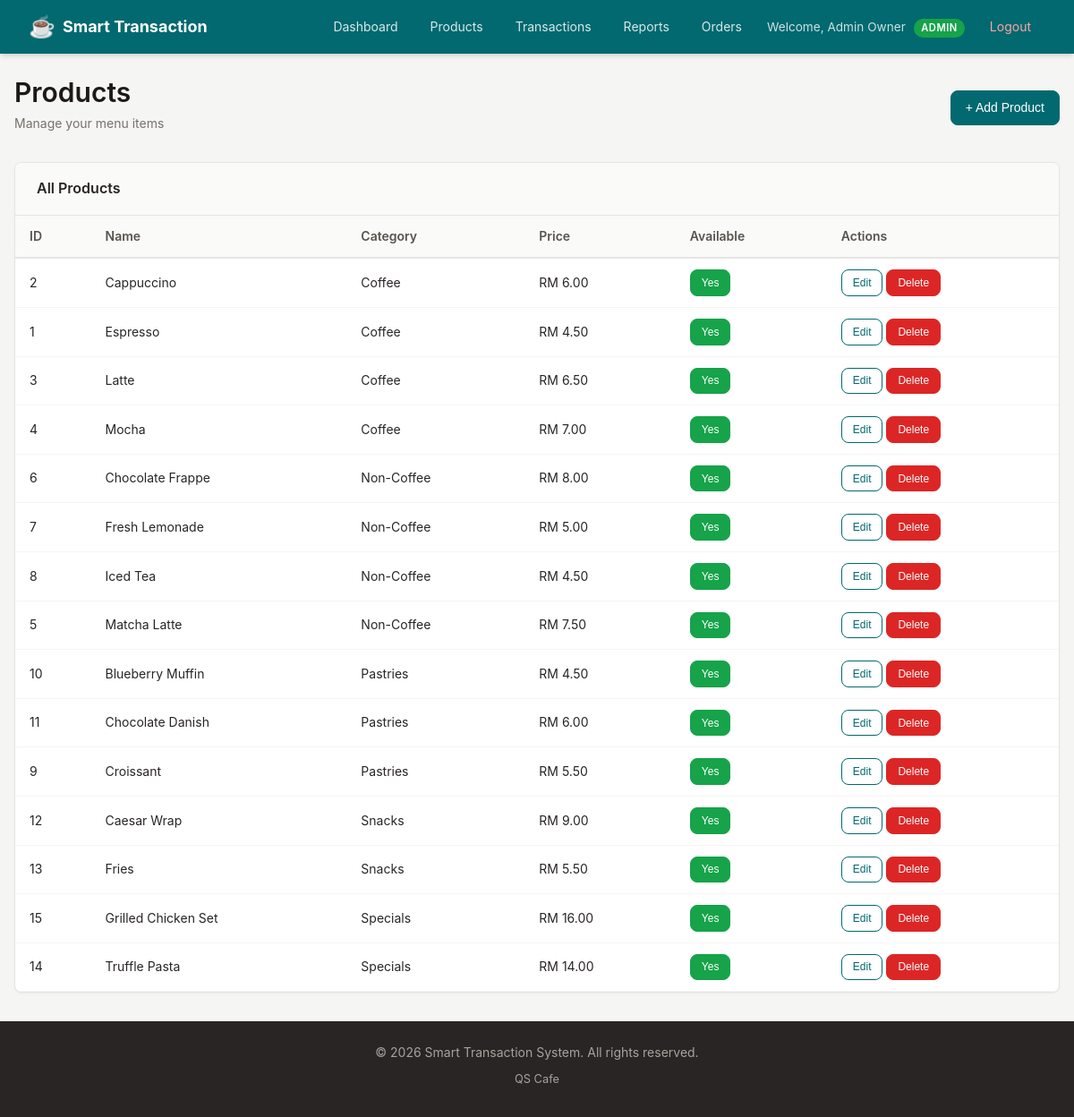
/admin/products.php (signed in), run on the app's committed database.
### tables this page shows
CREATE TABLE products (
    id INT AUTO_INCREMENT PRIMARY KEY,
    category_id INT NOT NULL,
    name VARCHAR(200) NOT NULL,
    description TEXT DEFAULT NULL,
    price DECIMAL(10,2) NOT NULL,
    image_url VARCHAR(255) DEFAULT NULL,
    is_available TINYINT(1) NOT NULL DEFAULT 1,
    created_at TIMESTAMP DEFAULT CURRENT_TIMESTAMP,
    FOREIGN KEY (category_id) REFERENCES categories(id) ON DELETE CASCADE
);

CREATE TABLE categories (
    id INT AUTO_INCREMENT PRIMARY KEY,
    name VARCHAR(100) NOT NULL,
    description TEXT DEFAULT NULL,
    is_active TINYINT(1) NOT NULL DEFAULT 1
);

### includes/admin_auth.php (called while the page is built, shortened)
<?php
function isAdminLoggedIn(): bool
{
    return isset($_SESSION['admin_logged_in']) && $_SESSION['admin_logged_in'] === true;
}
function isAdminOrCustomerLoggedIn(): bool
{
    return isAdminLoggedIn() || (isset($_SESSION['customer_logged_in']) && $_SESSION['customer_logged_in'] === true);
}

### admin/products.php (the view, shortened to what this page needs)
<?php
require_once __DIR__ . '/../includes/admin_auth.php';
try {
    $pdo = getDBConnection();
    $products = $pdo->query('SELECT p.*, c.name AS category_name FROM products p JOIN categories c ON p.category_id = c.id ORDER BY p.category_id, p.name')->fetchAll();
} catch (PDOException $e) {
    $error = 'Unable to load data.';
}
include __DIR__ . '/../includes/header.php';
?>
<div class="page-header d-flex justify-between align-center">
    <div>
        <h1>Products</h1>
        <p>Manage your menu items</p>
    </div>
    <button class="btn btn-primary" onclick="document.getElementById('productForm').style.display='block'; document.getElementById('formTitle').textContent='Add Product'; document.getElementById('saveProduct').value=''; document.getElementById('name').value=''; document.getElementById('category_id').value=''; document.getElementById('price').value=''; document.getElementById('description').value='';">+ Add Product</button>
</div>
<div class="card">
    <div class="card-header">All Products</div>
    <div class="card-body" style="padding: 0;">
        <div class="table-container">
            <table>
                <thead>
                    <tr>
                        <th>ID</th>
                        <th>Name</th>
                        <th>Category</th>
                        <th>Price</th>
                        <th>Available</th>
                        <th>Actions</th>
                    </tr>
                </thead>
                <tbody>
                    <?php foreach ($products as $product): ?>
                        <tr>
                            <td><?php echo (int) $product['id']; ?></td>
                            <td><?php echo htmlspecialchars($product['name']); ?></td>
                            <td><?php echo htmlspecialchars($product['category_name']); ?></td>
                            <td>RM <?php echo number_format((float) $product['price'], 2); ?></td>
                            <td>
                                <form method="POST" action="" style="display: inline;">
                                    <button type="submit" name="toggle_available" value="1" class="btn btn-sm <?php echo $product['is_available'] ? 'btn-success' : 'btn-secondary'; ?>">
                                        <?php echo $product['is_available'] ? 'Yes' : 'No'; ?>
                                    </button>
                                </form>
                            </td>
                            <td>
                                <button class="btn btn-sm btn-outline" onclick="editProduct(<?php echo (int) $product['id']; ?>, '<?php echo htmlspecialchars(addslashes($product['name'])); ?>', <?php echo (int) $product['category_id']; ?>, <?php echo (float) $product['price']; ?>, '<?php echo htmlspecialchars(addslashes($product['description'] ?? '')); ?>')">Edit</button>
                                <form method="POST" action="" style="display: inline;" onsubmit="return confirm('Delete this product?');">
                                    <button type="submit" name="delete_product" value="1" class="btn btn-sm btn-danger">Delete</button>
                                </form>
                            </td>
                        </tr>
                    <?php endforeach; ?>
                </tbody>
            </table>
        </div>
    </div>
</div>
<?php include __DIR__ . '/../includes/footer.php'; ?>

### includes/header.php (shortened to what this page needs)
<!DOCTYPE html>
<html lang="en">
<head>
    <link rel="stylesheet" href="/smart-transaction/assets/css/style.css">
</head>
<body>
<nav class="navbar">
    <div class="container">
        <a href="/smart-transaction/index.php" class="navbar-brand">
            <span class="brand-icon">&#9749;</span>
            Smart Transaction
        </a>
        <ul class="navbar-nav" id="navbarNav">
            <?php if (isset($_SESSION['role']) && in_array($_SESSION['role'], ['admin', 'staff'])): ?>
                <?php if (isset($_SESSION['admin_role']) && $_SESSION['admin_role'] === 'admin'): ?>
                    <li class="nav-item"><a href="/smart-transaction/admin/dashboard.php" class="nav-link">Dashboard</a></li>
                    <li class="nav-item"><a href="/smart-transaction/admin/products.php" class="nav-link">Products</a></li>
                    <li class="nav-item"><a href="/smart-transaction/admin/transactions.php" class="nav-link">Transactions</a></li>
                    <li class="nav-item"><a href="/smart-transaction/admin/reports.php" class="nav-link">Reports</a></li>
                <?php endif; ?>
                <li class="nav-item"><a href="/smart-transaction/admin/orders.php" class="nav-link">Orders</a></li>
                <?php if (isAdminOrCustomerLoggedIn()): ?>
                    <li class="nav-item">
                        <span style="color: rgba(255,255,255,0.8); font-size: 0.85rem; padding: 0.5rem;">
                            Welcome, <?php echo htmlspecialchars($_SESSION['user_name'] ?? ''); ?>
                            <?php if (isset($_SESSION['admin_role'])): ?>
                                <span class="role-badge role-<?php echo $_SESSION['admin_role']; ?>">
                                    <?php echo htmlspecialchars(ucfirst($_SESSION['admin_role'])); ?>
                                </span>
                            <?php endif; ?>
                        </span>
                    </li>
                    <li class="nav-item">
                        <a href="/smart-transaction/auth/logout.php" class="nav-link logout-link">Logout</a>
                    </li>
                <?php endif; ?>
            <?php endif; ?>
        </ul>
    </div>
</nav>
<main class="container" style="padding-top: 1.5rem; padding-bottom: 2rem;">

### includes/footer.php (shortened to what this page needs)
</main>
<footer class="footer">
    <div class="container">
        <p>&copy; <?php echo date('Y'); ?> Smart Transaction System. All rights reserved.</p>
        <p style="margin-top: 0.25rem; font-size: 0.8rem;">QS Cafe</p>
    </div>
</footer>
</body>
</html>

### data on the page
products: id "2", name "Cappuccino", category.name "Coffee", price "6.00", is_available "Yes"
products: id "1", name "Espresso", category.name "Coffee", price "4.50", is_available "Yes"
products: id "3", name "Latte", category.name "Coffee", price "6.50", is_available "Yes"
products: id "4", name "Mocha", category.name "Coffee", price "7.00", is_available "Yes"
products: id "6", name "Chocolate Frappe", category.name "Non-Coffee", price "8.00", is_available "Yes"
products: id "7", name "Fresh Lemonade", category.name "Non-Coffee", price "5.00", is_available "Yes"
products: id "8", name "Iced Tea", category.name "Non-Coffee", price "4.50", is_available "Yes"
products: id "5", name "Matcha Latte", category.name "Non-Coffee", price "7.50", is_available "Yes"
products: id "10", name "Blueberry Muffin", category.name "Pastries", price "4.50", is_available "Yes"
products: id "11", name "Chocolate Danish", category.name "Pastries", price "6.00", is_available "Yes"
products: id "9", name "Croissant", category.name "Pastries", price "5.50", is_available "Yes"
products: id "12", name "Caesar Wrap", category.name "Snacks", price "9.00", is_available "Yes"
products: id "13", name "Fries", category.name "Snacks", price "5.50", is_available "Yes"
products: id "15", name "Grilled Chicken Set", category.name "Specials", price "16.00", is_available "Yes"
products: id "14", name "Truffle Pasta", category.name "Specials", price "14.00", is_available "Yes"

### other printed values
$_SESSION['user_name'] "Admin Owner"
$_SESSION['admin_role'] "ADMIN"
